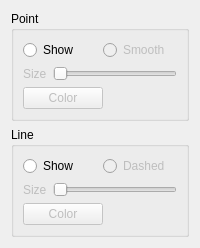
           <widget class="QWidget" name="tab_4">
            <attribute name="title">
             <string>Form</string>
            </attribute>
            <layout class="QVBoxLayout" name="verticalLayout_13">
             <item>
              <widget class="QGroupBox" name="groupBox_5">
               <property name="title">
                <string>Point</string>
               </property>
               <layout class="QVBoxLayout" name="verticalLayout_7">
                <item>
                 <layout class="QHBoxLayout" name="horizontalLayout_24">
                  <item>
                   <widget class="QRadioButton" name="ShowVertex">
                    <property name="text">
                     <string>Show</string>
                    </property>
                   </widget>
                  </item>
                  <item>
                   <widget class="QRadioButton" name="SmoothPoints_2">
                    <property name="enabled">
                     <bool>false</bool>
                    </property>
                    <property name="text">
                     <string>Smooth</string>
                    </property>
                   </widget>
                  </item>
                 </layout>
                </item>
                <item>
                 <layout class="QHBoxLayout" name="horizontalLayout_20" stretch="0,1">
                  <item>
                   <widget class="QLabel" name="label_26">
                    <property name="enabled">
                     <bool>false</bool>
                    </property>
                    <property name="text">
                     <string>Size</string>
                    </property>
                   </widget>
                  </item>
                  <item>
                   <widget class="QSlider" name="PointSize_2">
                    <property name="enabled">
                     <bool>false</bool>
                    </property>
                    <property name="sizePolicy">
                     <sizepolicy hsizetype="Preferred" vsizetype="Fixed">
                      <horstretch>0</horstretch>
                      <verstretch>0</verstretch>
                     </sizepolicy>
                    </property>
                    <property name="minimum">
                     <number>1</number>
                    </property>
                    <property name="maximum">
                     <number>100</number>
                    </property>
                    <property name="orientation">
                     <enum>Qt::Horizontal</enum>
                    </property>
                   </widget>
                  </item>
                 </layout>
                </item>
                <item>
                 <layout class="QHBoxLayout" name="horizontalLayout_21" stretch="1,1">
                  <item>
                   <widget class="QPushButton" name="DotsColor_2">
                    <property name="enabled">
                     <bool>false</bool>
                    </property>
                    <property name="text">
                     <string>Color</string>
                    </property>
                   </widget>
                  </item>
                  <item>
                   <widget class="QLabel" name="l_PointColor">
                    <property name="enabled">
                     <bool>false</bool>
                    </property>
                    <property name="text">
                     <string/>
                    </property>
                   </widget>
                  </item>
                 </layout>
                </item>
               </layout>
              </widget>
             </item>
             <item>
              <widget class="QGroupBox" name="groupBox_6">
               <property name="title">
                <string>Line</string>
               </property>
               <layout class="QVBoxLayout" name="verticalLayout_9">
                <item>
                 <layout class="QHBoxLayout" name="horizontalLayout_25">
                  <item>
                   <widget class="QRadioButton" name="showLines">
                    <property name="enabled">
                     <bool>true</bool>
                    </property>
                    <property name="text">
                     <string>Show</string>
                    </property>
                   </widget>
                  </item>
                  <item>
                   <widget class="QRadioButton" name="DashedLines_2">
                    <property name="enabled">
                     <bool>false</bool>
                    </property>
                    <property name="text">
                     <string>Dashed</string>
                    </property>
                   </widget>
                  </item>
                 </layout>
                </item>
                <item>
                 <layout class="QHBoxLayout" name="horizontalLayout_23" stretch="0,1">
                  <item>
                   <widget class="QLabel" name="label_27">
                    <property name="enabled">
                     <bool>false</bool>
                    </property>
                    <property name="text">
                     <string>Size</string>
                    </property>
                   </widget>
                  </item>
                  <item>
                   <widget class="QSlider" name="LineWidth_2">
                    <property name="enabled">
                     <bool>false</bool>
                    </property>
                    <property name="sizePolicy">
                     <sizepolicy hsizetype="Preferred" vsizetype="Fixed">
                      <horstretch>0</horstretch>
                      <verstretch>0</verstretch>
                     </sizepolicy>
                    </property>
                    <property name="minimum">
                     <number>1</number>
                    </property>
                    <property name="maximum">
                     <number>20</number>
                    </property>
                    <property name="orientation">
                     <enum>Qt::Horizontal</enum>
                    </property>
                    <property name="tickPosition">
                     <enum>QSlider::NoTicks</enum>
                    </property>
                   </widget>
                  </item>
                 </layout>
                </item>
                <item>
                 <layout class="QHBoxLayout" name="horizontalLayout_22" stretch="1,1">
                  <item>
                   <widget class="QPushButton" name="LinesColor_2">
                    <property name="enabled">
                     <bool>false</bool>
                    </property>
                    <property name="text">
                     <string>Color</string>
                    </property>
                   </widget>
                  </item>
                  <item>
                   <widget class="QLabel" name="l_ObjectColor">
                    <property name="enabled">
                     <bool>false</bool>
                    </property>
                    <property name="text">
                     <string/>
                    </property>
                   </widget>
                  </item>
                 </layout>
                </item>
               </layout>
              </widget>
             </item>
            </layout>
           </widget>
